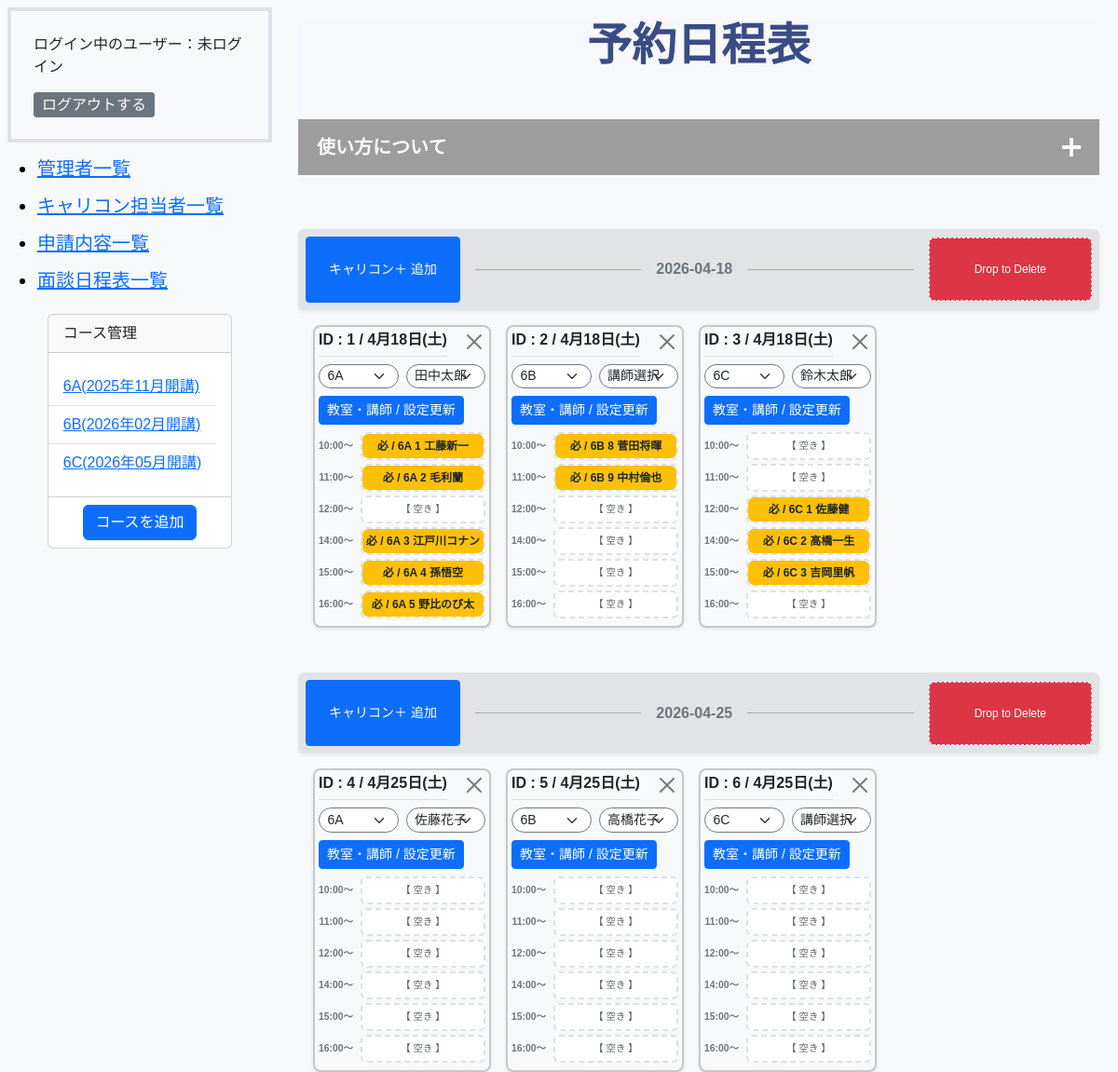
/admin/schedule.php, run on the app's committed database.
### tables this page shows
CREATE TABLE `m_courses` (
  `id` int(11) NOT NULL,
  `name` varchar(255) NOT NULL,
  `start_date` date NOT NULL,
  `end_date` date NOT NULL,
  `course_type` int(11) NOT NULL,
  `classroom_id` int(11) NOT NULL,
  `is_deleted` tinyint(1) NOT NULL DEFAULT 0,
  `created_at` datetime NOT NULL DEFAULT current_timestamp(),
  `updated_at` datetime NOT NULL DEFAULT current_timestamp() ON UPDATE current_timestamp()
);

CREATE TABLE `m_classrooms` (
  `id` int(11) NOT NULL,
  `name` varchar(255) NOT NULL,
  `created_at` datetime NOT NULL DEFAULT current_timestamp(),
  `updated_at` datetime NOT NULL DEFAULT current_timestamp() ON UPDATE current_timestamp()
);

CREATE TABLE `carcon_lines` (
  `id` int(11) NOT NULL,
  `classroom_id` int(11) DEFAULT NULL,
  `carcon_staff_id` int(11) DEFAULT NULL,
  `date` date NOT NULL,
  `created_at` datetime NOT NULL DEFAULT current_timestamp(),
  `updated_at` datetime NOT NULL DEFAULT current_timestamp() ON UPDATE current_timestamp()
);

CREATE TABLE `m_students` (
  `id` int(11) NOT NULL,
  `student_no` int(11) NOT NULL,
  `last_name` varchar(255) NOT NULL,
  `first_name` varchar(255) NOT NULL,
  `login_id` varchar(255) NOT NULL,
  `password` varchar(255) NOT NULL,
  `course_id` int(11) NOT NULL,
  `enrollment_id` int(11) NOT NULL,
  `is_deleted` tinyint(1) NOT NULL DEFAULT 0,
  `created_at` datetime NOT NULL DEFAULT current_timestamp(),
  `updated_at` datetime NOT NULL DEFAULT current_timestamp() ON UPDATE current_timestamp()
);

### includes/functions.php (called while the page is built, shortened)
<?php
function h($string)
{
    return htmlspecialchars($string, ENT_QUOTES, 'UTF-8');
}
function format_date($datetime, $type)
{
    $format_types = [
        1 => 'Y年m月d日 H:i:s',
        2 => 'Y年m月',
        3 => 'm月d日',
        4 => 'Y年m月d日',
        5 => 'Y',
        6 => 'm',
    ];
    return date($format_types[$type], strtotime($datetime));
}

### admin/schedule.php (the view, shortened to what this page needs)
<?php
require_once __DIR__ . '/../includes/functions.php';
$db = db_connect();
$sql_student =
  'SELECT
    lin.id AS line_id,
    lin.date AS line_date,
    lin.classroom_id,
    lin.carcon_staff_id,
    rm2.name AS classroom_name,
    res.id AS reservation_id,
    std.student_no,
    std.last_name,
    std.first_name,
    det.slot_index,
    det.is_plus_carcon,
    res.is_deleted,
    std.is_deleted
FROM
    carcon_lines AS lin
LEFT JOIN
    m_classrooms AS rm ON lin.classroom_id = rm.id
LEFT JOIN
    carcon_reservations AS res
    ON lin.id = res.carcon_line_id
    AND res.is_deleted = 0
LEFT JOIN
    carcon_reservation_details AS det ON res.carcon_reservation_detail_id = det.id
LEFT JOIN
    m_students AS std
    ON det.student_id = std.id
    AND std.is_deleted = 0
LEFT JOIN
    m_courses AS cou ON std.course_id = cou.id
LEFT JOIN
    m_classrooms AS rm2 ON cou.classroom_id = rm2.id
ORDER BY
    lin.date ASC,
    lin.id ASC';
$stmt_student = $db->prepare($sql_student);
$stmt_student->execute();
$students = $stmt_student->fetchAll(PDO::FETCH_ASSOC);
$sql_classrooms = 'SELECT * FROM m_classrooms';
$stmt_classrooms = $db->prepare($sql_classrooms);
$stmt_classrooms->execute();
$m_classrooms = $stmt_classrooms->fetchAll(PDO::FETCH_ASSOC);
$sql_staffs = 'SELECT * FROM m_carcon_staffs WHERE is_deleted = 0';
$stmt_staffs = $db->prepare($sql_staffs);
$stmt_staffs->execute();
$m_carcon_staffs = $stmt_staffs->fetchAll(PDO::FETCH_ASSOC);
function day($datetime, $type)
{
  $week = ["日", "月", "火", "水", "木", "金", "土"];
  $timestamp = strtotime($datetime);
  return date('n月d日', $timestamp) . '(' . $week[date('w', $timestamp)] . ')';
}
?>
<!DOCTYPE html>
<html lang="ja">
<head>
  <link href="https://cdn.jsdelivr.net/npm/bootstrap@5.3.3/dist/css/bootstrap.min.css" rel="stylesheet"
>
  <link rel="stylesheet" href="../css/style.css">
</head>
<body class="bg-light admin-wrapper">
  <?php
  require dirname(__FILE__) . '/sidebar.php';
  ?>
  <main class="container-fluid admin-main-wrapper">
    <header class=" mb-5">
      <h1 class="display-5 fw-bold text-center">予約日程表</h1>
      <details class="details">
        <summary class="details-summary card-header accordion__title">
          使い方について
        </summary>
      </details>
    </header>
    <?php
    $prev_date = null;
    ?>
    <?php
    $grouped_students = [];
    foreach ($students as $s) {
      $grouped_students[$s['line_id']][] = $s;
    }
    ?>
    <?php foreach ($grouped_students as $line_id => $tasks_in_line): ?>
      <?php
      $student = $tasks_in_line[0];
      $current_classroom_id = $student['classroom_id'];
      $current_staff_id     = $student['carcon_staff_id'];
      $current_date = $student['line_date'];
      ?>
      <?php
      if ($prev_date !== $current_date):
        if ($prev_date !== null) echo '</div>';
      ?>
        <div class="col-12 mt-5 mb-3">
          <div class="d-flex align-items-center gap-3 bg-secondary-subtle p-2 rounded shadow-sm">
            <button type="button" class="open-line-btn btn btn-primary btn-sm text-nowrap py-4 px-4">キャリコン＋ 追加</button>
            <div class="flex-grow-1 d-flex align-items-center">
              <div class="border-top border-secondary opacity-50 flex-grow-1"></div>
              <span class="mx-3 fw-bold text-secondary text-nowrap" style="font-size: 1.0rem;">
                <?= htmlspecialchars($current_date) ?>
              </span>
              <div class="border-top border-secondary opacity-50 flex-grow-1"></div>
            </div>
            <div class="delete-area bg-danger text-white rounded text-nowrap py-4 px-5"
              style="font-size: 0.75rem; cursor: pointer; border: 1px dashed white;">
              Drop to Delete
            </div>
          </div>
        </div>
        <div class="row row-cols-1 row-cols-md-4 g-3 w-100 px-3">
        <?php endif; ?>
        <div class="col">
          <div class="status-column border border-2 border-secondary-subtle rounded-3 p-1 bg-light shadow-sm <?= $bg_color_class ?>">
            <div class="d-flex justify-content-between align-items-start mb-0">
              <h2 class="h6 fw-bold text-center border-bottom pb-2 mb-2">
                <?= 'ID : ' . htmlspecialchars($line_id . ' / ' . day($current_date, 7)) ?>
              </h2>
              <button class="btn-close delete-status-btn"
                data-id="<?php echo $student['line_id']; ?>"
                style="font-size: 1.0rem;"></button>
            </div>
            <form action="schedule_class_staff_update_do.php" class="mb-2" method="POST">
              <div class="row g-2 mb-2">
                <div class="col-6">
                  <select name="classroom_id" class="form-select form-select-sm small">
                    <?php foreach ($m_classrooms as $class):
                      $selected = ($class['id'] == $current_classroom_id) ? 'selected' : '';
                    ?>
                      <option value="<?php echo $class['id']; ?>" <?php echo $selected; ?>>
                        <?php echo $class['name']; ?>
                      </option>
                    <?php endforeach; ?>
                  </select>
                </div>
                <div class="col-6">
                  <select name="staff_id" class="form-select form-select-sm small">
                    <option value="">講師選択</option>
                    <?php foreach ($m_carcon_staffs as $staff):
                      $selected_staff = ($staff['id'] == $current_staff_id) ? 'selected' : '';
                    ?>
                      <option value="<?php echo $staff['id']; ?>" <?php echo $selected_staff; ?>>
                        <?php echo $staff['last_name'] . $staff['first_name']; ?>
                      </option>
                    <?php endforeach; ?>
                  </select>
                </div>
              </div>
              <div class="text-center mt-2">
                <button type="submit" class="btn btn-primary btn-sm">教室・講師 / 設定更新</button>
              </div>
            </form>
            <div class="task-slots">
              <?php
              $hours = ['10:00～', '11:00～', '12:00～', '14:00～', '15:00～', '16:00～'];
              for ($i = 0; $i < 6; $i++):
                $task = null;
                foreach ($tasks_in_line as $t) {
                  if (
                    isset($t['slot_index']) && (int)$t['slot_index'] === $i && !empty($t['last_name'])) {
                    $task = $t;
                    break;
                  }
                }
              ?>
                <div class="d-flex align-items-center mb-1">
                  <small class="text-secondary fw-bold pe-2" style="width: 45px; text-align: right; font-size: 0.65rem;">
                    <?= $hours[$i] ?>
                  </small>
                  <div class="drop-zone border border-dashed rounded flex-grow-1 d-flex align-items-center justify-content-center"
                    style="height: 30px; background: #fff; border-color: #ddd; overflow: hidden;"
                    data-status-id="<?= htmlspecialchars($line_id) ?>"
                    data-slot-index="<?= $i ?>">
                      <?php $studentName = trim(($task['last_name'] ?? '') . ($task['first_name'] ?? ''));?>
                    <?php if ($task && $studentName !== ''): ?>
                      <div class="card
                  <?php if ($task['is_plus_carcon'] === 0): echo 'bg-warning';
                      else: echo 'bg-info';
                      endif; ?> w-100 h-100 task-item border-0 shadow-none d-flex align-items-center justify-content-center"
                        id="task-<?= htmlspecialchars($task['reservation_id']) ?>"
                        data-task-id="<?= htmlspecialchars($task['reservation_id']) ?>"
                        draggable="true"
                        style="cursor: move; font-size: 0.75rem; font-weight: bold;">
                        <?php if ($task['is_plus_carcon'] === 0): echo '必 / ';
                        else: echo '＋ / ';
                        endif; ?>
                        <?= htmlspecialchars($task['classroom_name'] . ' ' . $task['student_no'] . ' ' . $task['last_name'] . $task['first_name']); ?>
                      </div>
                    <?php else: ?>
                      <span class="text-muted small" style="font-size: 0.65rem;">【 空き 】</span>
                    <?php endif; ?>
                  </div>
                </div>
              <?php endfor; ?>
            </div>
          </div>
        </div>
      <?php
      $prev_date = $current_date;
    endforeach; ?>
  </main>
</body>
</html>

### admin/sidebar.php (shortened to what this page needs)
<?php
$sql = "SELECT m_courses.id as course_id,m_courses.name as courses_name, m_courses.is_deleted as m_courses_is_deleted,start_date,m_classrooms.name as classroom_name FROM m_courses INNER JOIN m_classrooms ON m_courses.classroom_id = m_classrooms.id  ORDER BY start_date ASC";
$stmt = $db->prepare($sql);
$stmt->execute();
$course_list = $stmt->fetchAll(PDO::FETCH_ASSOC);
?>
<aside class="admin-sidebar-wrapper bg-light p-2">
    <div class="p-4 border border-4">
        <p class="fs-6">ログイン中のユーザー：<?php echo isset($_SESSION['login_admin_id']) ? $_SESSION['staff_name'] : "未ログイン"; ?></p>
        <a href="./logout.php" class="btn btn-secondary btn-sm fs-6 d-inline">ログアウトする</a>
    </div>
    <nav class="navbar navbar-light bg-light">
        <ul>
            <li class="navbar-brand"><a href="staff.php">管理者一覧</a></li>
            <li class="navbar-brand"><a href="carcon_staff.php">キャリコン担当者一覧</a></li>
            <li class="navbar-brand"><a href="index.php">申請内容一覧</a></li>
            <li class="navbar-brand"><a href="schedule.php">面談日程表一覧</a></li>
        </ul>
        <div id="course" class="card pb-2  m-auto">
            <p class="card-header">コース管理</p>
            <ul class="card-body list-group list-group-flush mb-2">
                <?php
                foreach ($course_list as $course):
                ?>
                    <?php if ($course['m_courses_is_deleted'] == 0): ?>
                        <li class="list-group-item"><a href="student.php?course_id=<?php echo h($course['course_id']) ?>"><?php echo h($course['classroom_name']) ?>(<?php echo h(format_date($course['start_date'], 2)) ?>開講)</a></li>
                    <?php endif; ?>
                <?php endforeach; ?>
            </ul>
            <a href="course_add.php" class="btn btn-primary m-auto">コースを追加</a>
        </div>
    </nav>
</aside>

### css/style.css (style rules this page uses)
.admin-wrapper { display: flex; }
.admin-sidebar-wrapper { width: max(300px, 20%); }
.admin-main-wrapper { width: 80%; padding-inline: 20px; padding-block-start: 20px; margin-inline-start: max(300px, 20%); ; }
aside { position: fixed; }
.accordion__title { position: relative; padding: 15px 60px 15px 20px; font-weight: bold; cursor: pointer; }
.accordion__title::before, .accordion__title::after { content: ""; position: absolute; right: 20px; top: 0; bottom: 0; margin: auto 0; background-color: #ffffff; width: 20px; height: 4px; transition: all 0.3s; }
.accordion__title::after { transform: rotate(90deg); }
body { font-family: 'LINE Seed JP', sans-serif; }
header { background-color: #F6F8FB; }
h1 { text-align: center; color: #394C84; margin-bottom: 50px; }
.form-select { border-radius: 20px; border: solid 1.5px #737686; padding: 2% 10%; margin-left: auto; }
.btn { display: flex; justify-content: space-between; align-items: end; white-space: nowrap; }
.navbar { background-color: #F6F8FB; }

### admin/schedule.php (style rules this page uses)
:root { --drop-zone-bg: #f8f9fa; --drop-zone-border: #dee2e6; --drop-zone-hover: #e9ecef; }
.drop-zone { width: 50%; height: 120px; vertical-align: middle; background-color: var(--drop-zone-bg); border: 2px dashed var(--drop-zone-border) !important; transition: all 0.2s ease; position: relative; }

### data on the page
m_courses: classroom.name "6A", start_date "2025年11月"
m_courses: classroom.name "6B", start_date "2026年02月"
m_courses: classroom.name "6C", start_date "2026年05月"
carcon_lines: date "2026-04-18", date "1 / 4月18日(土)", i "10:00～", shows "必 /", classroom.first_name "6A 1 工藤新一", i "11:00～", classroom.first_name "6A 2 毛利蘭", i "12:00～", i "14:00～", classroom.first_name "6A 3 江戸川コナン", i "15:00～", classroom.first_name "6A 4 孫悟空", i "16:00～", classroom.first_name "6A 5 野比のび太"
carcon_lines: date "2 / 4月18日(土)", i "10:00～", shows "必 /", classroom.first_name "6B 8 菅田将暉", i "11:00～", classroom.first_name "6B 9 中村倫也", i "12:00～", i "14:00～", i "15:00～", i "16:00～"
carcon_lines: date "3 / 4月18日(土)", i "10:00～", $line_id 3 (drawn), i "11:00～", i "12:00～", shows "必 /", classroom.first_name "6C 1 佐藤健", i "14:00～", classroom.first_name "6C 2 高橋一生", i "15:00～", classroom.first_name "6C 3 吉岡里帆", i "16:00～"
carcon_lines: date "2026-04-25", date "4 / 4月25日(土)", i "10:00～", i "11:00～", i "12:00～", i "14:00～", i "15:00～", i "16:00～"
carcon_lines: date "5 / 4月25日(土)", i "10:00～", i "11:00～", i "12:00～", i "14:00～", i "15:00～", i "16:00～"
carcon_lines: date "6 / 4月25日(土)", i "10:00～", i "11:00～", i "12:00～", i "14:00～", i "15:00～", i "16:00～"

### other printed values
form field classroom_id "6A"
form field staff_id "田中太郎"
form field classroom_id "6B"
form field classroom_id "6C"
form field staff_id "鈴木太郎"
form field staff_id "佐藤花子"
form field staff_id "高橋花子"
